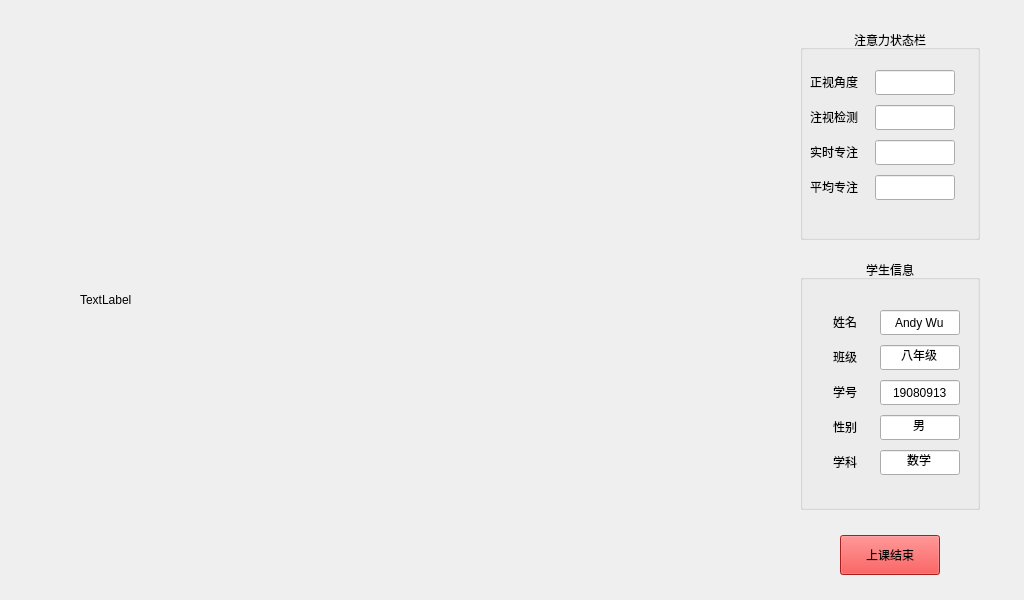
<?xml version="1.0" encoding="UTF-8"?>
<ui version="4.0">
 <class>MainWindow</class>
 <widget class="QMainWindow" name="MainWindow">
  <property name="geometry">
   <rect>
    <x>0</x>
    <y>0</y>
    <width>1024</width>
    <height>600</height>
   </rect>
  </property>
  <property name="windowTitle">
   <string>注意力监测系统</string>
  </property>
  <property name="autoFillBackground">
   <bool>true</bool>
  </property>
  <property name="styleSheet">
   <string notr="true"/>
  </property>
  <widget class="QWidget" name="centralWidget">
   <widget class="QLabel" name="rgbCamera">
    <property name="geometry">
     <rect>
      <x>80</x>
      <y>60</y>
      <width>640</width>
      <height>480</height>
     </rect>
    </property>
    <property name="cursor">
     <cursorShape>ArrowCursor</cursorShape>
    </property>
    <property name="text">
     <string>TextLabel</string>
    </property>
   </widget>
   <widget class="QGroupBox" name="statusTable">
    <property name="geometry">
     <rect>
      <x>800</x>
      <y>30</y>
      <width>180</width>
      <height>210</height>
     </rect>
    </property>
    <property name="title">
     <string>注意力状态栏</string>
    </property>
    <property name="alignment">
     <set>Qt::AlignHCenter|Qt::AlignTop</set>
    </property>
    <property name="flat">
     <bool>false</bool>
    </property>
    <property name="checkable">
     <bool>false</bool>
    </property>
    <widget class="QLabel" name="angleLabel">
     <property name="geometry">
      <rect>
       <x>10</x>
       <y>40</y>
       <width>60</width>
       <height>23</height>
      </rect>
     </property>
     <property name="text">
      <string>正视角度</string>
     </property>
    </widget>
    <widget class="QLineEdit" name="angleBox">
     <property name="enabled">
      <bool>true</bool>
     </property>
     <property name="geometry">
      <rect>
       <x>75</x>
       <y>40</y>
       <width>80</width>
       <height>25</height>
      </rect>
     </property>
     <property name="sizePolicy">
      <sizepolicy hsizetype="Expanding" vsizetype="Fixed">
       <horstretch>0</horstretch>
       <verstretch>0</verstretch>
      </sizepolicy>
     </property>
     <property name="sizeIncrement">
      <size>
       <width>0</width>
       <height>0</height>
      </size>
     </property>
     <property name="baseSize">
      <size>
       <width>0</width>
       <height>0</height>
      </size>
     </property>
     <property name="cursor">
      <cursorShape>ArrowCursor</cursorShape>
     </property>
     <property name="alignment">
      <set>Qt::AlignCenter</set>
     </property>
    </widget>
    <widget class="QLabel" name="eyesLabel">
     <property name="geometry">
      <rect>
       <x>10</x>
       <y>75</y>
       <width>60</width>
       <height>23</height>
      </rect>
     </property>
     <property name="text">
      <string>注视检测</string>
     </property>
    </widget>
    <widget class="QLineEdit" name="eyesBox">
     <property name="enabled">
      <bool>true</bool>
     </property>
     <property name="geometry">
      <rect>
       <x>75</x>
       <y>75</y>
       <width>80</width>
       <height>25</height>
      </rect>
     </property>
     <property name="sizePolicy">
      <sizepolicy hsizetype="Expanding" vsizetype="Fixed">
       <horstretch>0</horstretch>
       <verstretch>0</verstretch>
      </sizepolicy>
     </property>
     <property name="sizeIncrement">
      <size>
       <width>0</width>
       <height>0</height>
      </size>
     </property>
     <property name="baseSize">
      <size>
       <width>0</width>
       <height>0</height>
      </size>
     </property>
     <property name="cursor">
      <cursorShape>ArrowCursor</cursorShape>
     </property>
     <property name="alignment">
      <set>Qt::AlignCenter</set>
     </property>
    </widget>
    <widget class="QLabel" name="currentLabel">
     <property name="geometry">
      <rect>
       <x>10</x>
       <y>110</y>
       <width>60</width>
       <height>23</height>
      </rect>
     </property>
     <property name="text">
      <string>实时专注</string>
     </property>
    </widget>
    <widget class="QLabel" name="averageLabel">
     <property name="geometry">
      <rect>
       <x>10</x>
       <y>145</y>
       <width>60</width>
       <height>23</height>
      </rect>
     </property>
     <property name="text">
      <string>平均专注</string>
     </property>
    </widget>
    <widget class="QLineEdit" name="currentBox">
     <property name="enabled">
      <bool>true</bool>
     </property>
     <property name="geometry">
      <rect>
       <x>75</x>
       <y>110</y>
       <width>80</width>
       <height>25</height>
      </rect>
     </property>
     <property name="sizePolicy">
      <sizepolicy hsizetype="Expanding" vsizetype="Fixed">
       <horstretch>0</horstretch>
       <verstretch>0</verstretch>
      </sizepolicy>
     </property>
     <property name="sizeIncrement">
      <size>
       <width>0</width>
       <height>0</height>
      </size>
     </property>
     <property name="baseSize">
      <size>
       <width>0</width>
       <height>0</height>
      </size>
     </property>
     <property name="cursor">
      <cursorShape>ArrowCursor</cursorShape>
     </property>
     <property name="alignment">
      <set>Qt::AlignCenter</set>
     </property>
    </widget>
    <widget class="QLineEdit" name="averageBox">
     <property name="enabled">
      <bool>true</bool>
     </property>
     <property name="geometry">
      <rect>
       <x>75</x>
       <y>145</y>
       <width>80</width>
       <height>25</height>
      </rect>
     </property>
     <property name="sizePolicy">
      <sizepolicy hsizetype="Expanding" vsizetype="Fixed">
       <horstretch>0</horstretch>
       <verstretch>0</verstretch>
      </sizepolicy>
     </property>
     <property name="sizeIncrement">
      <size>
       <width>0</width>
       <height>0</height>
      </size>
     </property>
     <property name="baseSize">
      <size>
       <width>0</width>
       <height>0</height>
      </size>
     </property>
     <property name="cursor">
      <cursorShape>ArrowCursor</cursorShape>
     </property>
     <property name="alignment">
      <set>Qt::AlignCenter</set>
     </property>
    </widget>
   </widget>
   <widget class="QGroupBox" name="groupBox">
    <property name="geometry">
     <rect>
      <x>800</x>
      <y>260</y>
      <width>180</width>
      <height>250</height>
     </rect>
    </property>
    <property name="title">
     <string>学生信息</string>
    </property>
    <property name="alignment">
     <set>Qt::AlignHCenter|Qt::AlignTop</set>
    </property>
    <widget class="QLabel" name="currentLabel_2">
     <property name="geometry">
      <rect>
       <x>15</x>
       <y>120</y>
       <width>60</width>
       <height>23</height>
      </rect>
     </property>
     <property name="text">
      <string>学号</string>
     </property>
     <property name="alignment">
      <set>Qt::AlignCenter</set>
     </property>
    </widget>
    <widget class="QLabel" name="eyesLabel_2">
     <property name="geometry">
      <rect>
       <x>15</x>
       <y>85</y>
       <width>60</width>
       <height>23</height>
      </rect>
     </property>
     <property name="text">
      <string>班级</string>
     </property>
     <property name="alignment">
      <set>Qt::AlignCenter</set>
     </property>
    </widget>
    <widget class="QLabel" name="averageLabel_2">
     <property name="geometry">
      <rect>
       <x>15</x>
       <y>155</y>
       <width>60</width>
       <height>23</height>
      </rect>
     </property>
     <property name="text">
      <string>性别</string>
     </property>
     <property name="alignment">
      <set>Qt::AlignCenter</set>
     </property>
    </widget>
    <widget class="QLabel" name="angleLabel_2">
     <property name="geometry">
      <rect>
       <x>15</x>
       <y>50</y>
       <width>60</width>
       <height>23</height>
      </rect>
     </property>
     <property name="text">
      <string>姓名</string>
     </property>
     <property name="alignment">
      <set>Qt::AlignCenter</set>
     </property>
    </widget>
    <widget class="QLabel" name="averageLabel_3">
     <property name="geometry">
      <rect>
       <x>15</x>
       <y>190</y>
       <width>60</width>
       <height>23</height>
      </rect>
     </property>
     <property name="text">
      <string>学科</string>
     </property>
     <property name="alignment">
      <set>Qt::AlignCenter</set>
     </property>
    </widget>
    <widget class="QLineEdit" name="xuehao">
     <property name="enabled">
      <bool>true</bool>
     </property>
     <property name="geometry">
      <rect>
       <x>80</x>
       <y>120</y>
       <width>80</width>
       <height>25</height>
      </rect>
     </property>
     <property name="sizePolicy">
      <sizepolicy hsizetype="Expanding" vsizetype="Fixed">
       <horstretch>0</horstretch>
       <verstretch>0</verstretch>
      </sizepolicy>
     </property>
     <property name="sizeIncrement">
      <size>
       <width>0</width>
       <height>0</height>
      </size>
     </property>
     <property name="baseSize">
      <size>
       <width>0</width>
       <height>0</height>
      </size>
     </property>
     <property name="cursor">
      <cursorShape>ArrowCursor</cursorShape>
     </property>
     <property name="text">
      <string>19080913</string>
     </property>
     <property name="cursorPosition">
      <number>8</number>
     </property>
     <property name="alignment">
      <set>Qt::AlignCenter</set>
     </property>
    </widget>
    <widget class="QLineEdit" name="gender">
     <property name="enabled">
      <bool>true</bool>
     </property>
     <property name="geometry">
      <rect>
       <x>80</x>
       <y>155</y>
       <width>80</width>
       <height>25</height>
      </rect>
     </property>
     <property name="sizePolicy">
      <sizepolicy hsizetype="Expanding" vsizetype="Fixed">
       <horstretch>0</horstretch>
       <verstretch>0</verstretch>
      </sizepolicy>
     </property>
     <property name="sizeIncrement">
      <size>
       <width>0</width>
       <height>0</height>
      </size>
     </property>
     <property name="baseSize">
      <size>
       <width>0</width>
       <height>0</height>
      </size>
     </property>
     <property name="cursor">
      <cursorShape>ArrowCursor</cursorShape>
     </property>
     <property name="text">
      <string>男</string>
     </property>
     <property name="alignment">
      <set>Qt::AlignCenter</set>
     </property>
    </widget>
    <widget class="QLineEdit" name="stuName">
     <property name="enabled">
      <bool>true</bool>
     </property>
     <property name="geometry">
      <rect>
       <x>80</x>
       <y>50</y>
       <width>80</width>
       <height>25</height>
      </rect>
     </property>
     <property name="sizePolicy">
      <sizepolicy hsizetype="Expanding" vsizetype="Fixed">
       <horstretch>0</horstretch>
       <verstretch>0</verstretch>
      </sizepolicy>
     </property>
     <property name="sizeIncrement">
      <size>
       <width>0</width>
       <height>0</height>
      </size>
     </property>
     <property name="baseSize">
      <size>
       <width>0</width>
       <height>0</height>
      </size>
     </property>
     <property name="cursor">
      <cursorShape>ArrowCursor</cursorShape>
     </property>
     <property name="text">
      <string>Andy Wu</string>
     </property>
     <property name="alignment">
      <set>Qt::AlignCenter</set>
     </property>
    </widget>
    <widget class="QLineEdit" name="grade">
     <property name="enabled">
      <bool>true</bool>
     </property>
     <property name="geometry">
      <rect>
       <x>80</x>
       <y>85</y>
       <width>80</width>
       <height>25</height>
      </rect>
     </property>
     <property name="sizePolicy">
      <sizepolicy hsizetype="Expanding" vsizetype="Fixed">
       <horstretch>0</horstretch>
       <verstretch>0</verstretch>
      </sizepolicy>
     </property>
     <property name="sizeIncrement">
      <size>
       <width>0</width>
       <height>0</height>
      </size>
     </property>
     <property name="baseSize">
      <size>
       <width>0</width>
       <height>0</height>
      </size>
     </property>
     <property name="cursor">
      <cursorShape>ArrowCursor</cursorShape>
     </property>
     <property name="text">
      <string>八年级</string>
     </property>
     <property name="alignment">
      <set>Qt::AlignCenter</set>
     </property>
    </widget>
    <widget class="QLineEdit" name="curClass">
     <property name="enabled">
      <bool>true</bool>
     </property>
     <property name="geometry">
      <rect>
       <x>80</x>
       <y>190</y>
       <width>80</width>
       <height>25</height>
      </rect>
     </property>
     <property name="sizePolicy">
      <sizepolicy hsizetype="Expanding" vsizetype="Fixed">
       <horstretch>0</horstretch>
       <verstretch>0</verstretch>
      </sizepolicy>
     </property>
     <property name="sizeIncrement">
      <size>
       <width>0</width>
       <height>0</height>
      </size>
     </property>
     <property name="baseSize">
      <size>
       <width>0</width>
       <height>0</height>
      </size>
     </property>
     <property name="cursor">
      <cursorShape>IBeamCursor</cursorShape>
     </property>
     <property name="text">
      <string>数学</string>
     </property>
     <property name="alignment">
      <set>Qt::AlignCenter</set>
     </property>
    </widget>
   </widget>
   <widget class="QPushButton" name="pushButton">
    <property name="geometry">
     <rect>
      <x>840</x>
      <y>535</y>
      <width>100</width>
      <height>40</height>
     </rect>
    </property>
    <property name="styleSheet">
     <string notr="true">background-color: rgb(239, 41, 41);</string>
    </property>
    <property name="text">
     <string>上课结束</string>
    </property>
   </widget>
  </widget>
 </widget>
 <layoutdefault spacing="6" margin="11"/>
 <resources/>
 <connections/>
</ui>
